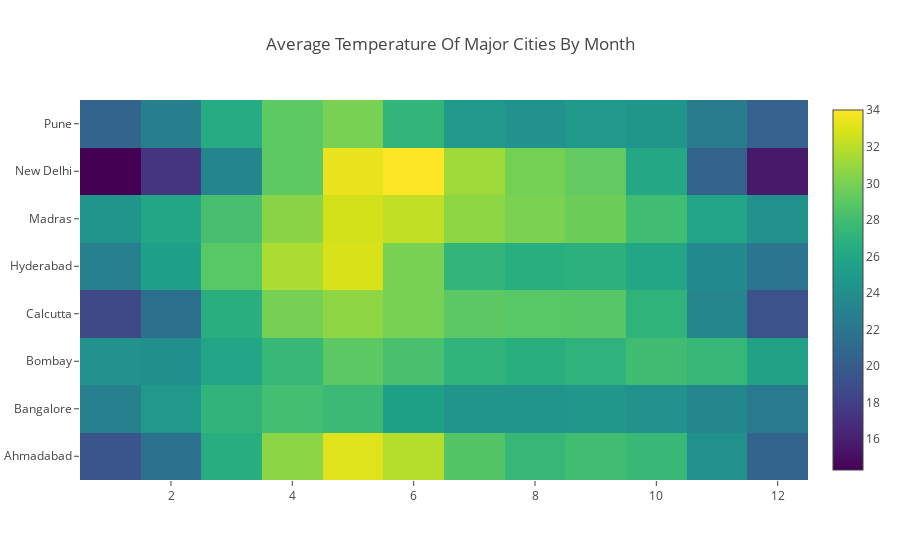

The cell this chart's notebook holds for it:
### Markdown cell above
### Average Temperature Of Major Indian Cities By Month

### Code cell
indian_cities=cities[cities['Country']=='India']
indian_cities=indian_cities[indian_cities['year']>'1850']
major_cities=indian_cities[indian_cities['City'].isin(['Bombay','New Delhi','Bangalore','Hyderabad','Calcutta','Pune','Madras','Ahmadabad'])]
heatmap=major_cities.groupby(['City','month'])['AverageTemperature'].mean().reset_index()
trace = go.Heatmap(z=heatmap['AverageTemperature'],
                   x=heatmap['month'],
                   y=heatmap['City'],
                  colorscale='Viridis')
data=[trace]
layout = go.Layout(
    title='Average Temperature Of Major Cities By Month',
)
fig = go.Figure(data=data, layout=layout)
py.iplot(fig, filename='labelled-heatmap')

### Figure 1 — Plotly figure (JSON) as saved in the notebook; plotly's stock layout.template omitted (floating-point values rounded to 4 significant figures)
{"data": [{"colorscale": "Viridis", "type": "heatmap", "x": ["01", "02", "03", "04", "05", "06", "07", "08", "09", "10", "11", "12", "01", "02", "03", "04", "05", "06", "07", "08", "09", "10", "11", "12", "01", "02", "03", "04", "05", "06", "07", "08", "09", "10", "11", "12", "01", "02", "03", "04", "05", "06", "07", "08", "09", "10", "11", "12", "01", "02", "03", "04", "05", "06", "07", "08", "09", "10", "11", "12", "01", "02", "03", "04", "05", "06", "07", "08", "09", "10", "11", "12", "01", "02", "03", "04", "05", "06", "07", "08", "09", "10", "11", "12", "01", "02", "03", "04", "05", "06", "07", "08", "09", "10", "11", "12"], "y": ["Ahmadabad", "Ahmadabad", "Ahmadabad", "Ahmadabad", "Ahmadabad", "Ahmadabad", "Ahmadabad", "Ahmadabad", "Ahmadabad", "Ahmadabad", "Ahmadabad", "Ahmadabad", "Bangalore", "Bangalore", "Bangalore", "Bangalore", "Bangalore", "Bangalore", "Bangalore", "Bangalore", "Bangalore", "Bangalore", "Bangalore", "Bangalore", "Bombay", "Bombay", "Bombay", "Bombay", "Bombay", "Bombay", "Bombay", "Bombay", "Bombay", "Bombay", "Bombay", "Bombay", "Calcutta", "Calcutta", "Calcutta", "Calcutta", "Calcutta", "Calcutta", "Calcutta", "Calcutta", "Calcutta", "Calcutta", "Calcutta", "Calcutta", "Hyderabad", "Hyderabad", "Hyderabad", "Hyderabad", "Hyderabad", "Hyderabad", "Hyderabad", "Hyderabad", "Hyderabad", "Hyderabad", "Hyderabad", "Hyderabad", "Madras", "Madras", "Madras", "Madras", "Madras", "Madras", "Madras", "Madras", "Madras", "Madras", "Madras", "Madras", "New Delhi", "New Delhi", "New Delhi", "New Delhi", "New Delhi", "New Delhi", "New Delhi", "New Delhi", "New Delhi", "New Delhi", "New Delhi", "New Delhi", "Pune", "Pune", "Pune", "Pune", "Pune", "Pune", "Pune", "Pune", "Pune", "Pune", "Pune", "Pune"], "z": [19.5, 21.76, 26.61, 30.64, 33.08, 31.82, 28.76, 27.5, 27.97, 27.54, 24.19, 20.6, 22.8, 24.78, 27.16, 28.12, 27.67, 25.5, 24.46, 24.47, 24.71, 24.34, 23.41, 22.36, 24.28, 24.15, 25.81, 27.51, 29.06, 28.32, 27.13, 26.75, 27.04, 27.95, 27.43, 25.66, 18.63, 21.6, 26.73, 29.97, 30.7, 30.0, 29.04, 28.91, 28.82, 27.13, 23.28, 19.24, 22.84, 25.45, 28.92, 31.56, 32.89, 29.99, 27.26, 26.72, 26.83, 25.93, 23.66, 21.95, 24.42, 25.96, 28.22, 30.57, 32.72, 32.2, 30.69, 30.1, 29.62, 27.98, 25.82, 24.24, 14.31, 17.25, 23.21, 29.1, 33.41, 34.01, 31.18, 29.86, 29.27, 26.1, 20.47, 15.53, 20.55, 22.72, 26.42, 29.11, 30.0, 27.25, 24.79, 24.33, 24.74, 24.64, 22.44, 20.32]}], "layout": {"title": "Average Temperature Of Major Cities By Month"}}
